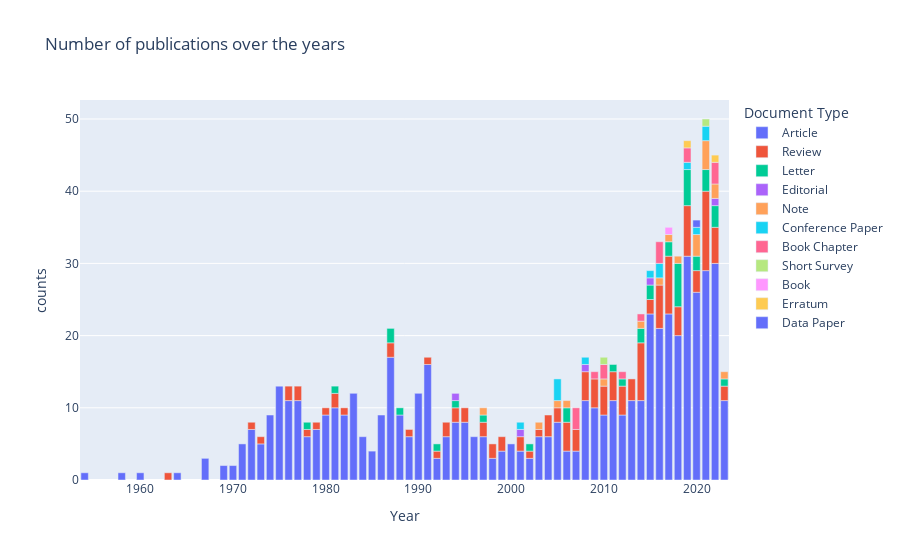

Notebook cell for this chart:
### Code cell
x= year_counts['Year']
y= year_counts['counts']
stack = year_counts['Document Type']
fig = px.bar(data_frame= year_counts, x= 'Year', y='counts', color='Document Type', title='Number of publications over the years')
fig.show()

### Figure 1 — Plotly figure (JSON) as saved in the notebook; plotly's stock layout.template omitted (floating-point values rounded to 4 significant figures)
{"data": [{"alignmentgroup": "True", "hovertemplate": "Document Type=Article<br>Year=%{x}<br>counts=%{y}<extra></extra>", "legendgroup": "Article", "marker": {"color": "#636efa", "pattern": {"shape": ""}}, "name": "Article", "offsetgroup": "Article", "orientation": "v", "showlegend": true, "textposition": "auto", "type": "bar", "x": [1954, 1958, 1960, 1964, 1967, 1969, 1970, 1971, 1972, 1973, 1974, 1975, 1976, 1977, 1978, 1979, 1980, 1981, 1982, 1983, 1984, 1985, 1986, 1987, 1988, 1989, 1990, 1991, 1992, 1993, 1994, 1995, 1996, 1997, 1998, 1999, 2000, 2001, 2002, 2003, 2004, 2005, 2006, 2007, 2008, 2009, 2010, 2011, 2012, 2013, 2014, 2015, 2016, 2017, 2018, 2019, 2020, 2021, 2022, 2023], "xaxis": "x", "y": [1, 1, 1, 1, 3, 2, 2, 5, 7, 5, 9, 13, 11, 11, 6, 7, 9, 10, 9, 12, 6, 4, 9, 17, 9, 6, 12, 16, 3, 6, 8, 8, 6, 6, 3, 4, 5, 4, 3, 6, 6, 8, 4, 4, 11, 10, 9, 11, 9, 11, 11, 23, 21, 23, 20, 31, 26, 29, 30, 11], "yaxis": "y"}, {"alignmentgroup": "True", "hovertemplate": "Document Type=Review<br>Year=%{x}<br>counts=%{y}<extra></extra>", "legendgroup": "Review", "marker": {"color": "#EF553B", "pattern": {"shape": ""}}, "name": "Review", "offsetgroup": "Review", "orientation": "v", "showlegend": true, "textposition": "auto", "type": "bar", "x": [1963, 1972, 1973, 1976, 1977, 1978, 1979, 1980, 1981, 1982, 1987, 1989, 1991, 1992, 1993, 1994, 1995, 1997, 1998, 1999, 2001, 2002, 2003, 2004, 2005, 2006, 2007, 2008, 2009, 2010, 2011, 2012, 2013, 2014, 2015, 2016, 2017, 2018, 2019, 2020, 2021, 2022, 2023], "xaxis": "x", "y": [1, 1, 1, 2, 2, 1, 1, 1, 2, 1, 2, 1, 1, 1, 2, 2, 2, 2, 2, 2, 2, 1, 1, 3, 2, 4, 3, 4, 4, 4, 4, 4, 3, 8, 2, 6, 8, 4, 7, 3, 11, 5, 2], "yaxis": "y"}, {"alignmentgroup": "True", "hovertemplate": "Document Type=Letter<br>Year=%{x}<br>counts=%{y}<extra></extra>", "legendgroup": "Letter", "marker": {"color": "#00cc96", "pattern": {"shape": ""}}, "name": "Letter", "offsetgroup": "Letter", "orientation": "v", "showlegend": true, "textposition": "auto", "type": "bar", "x": [1978, 1981, 1987, 1988, 1992, 1994, 1997, 2002, 2006, 2011, 2012, 2014, 2015, 2017, 2018, 2019, 2020, 2021, 2022, 2023], "xaxis": "x", "y": [1, 1, 2, 1, 1, 1, 1, 1, 2, 1, 1, 2, 2, 2, 6, 5, 2, 3, 3, 1], "yaxis": "y"}, {"alignmentgroup": "True", "hovertemplate": "Document Type=Editorial<br>Year=%{x}<br>counts=%{y}<extra></extra>", "legendgroup": "Editorial", "marker": {"color": "#ab63fa", "pattern": {"shape": ""}}, "name": "Editorial", "offsetgroup": "Editorial", "orientation": "v", "showlegend": true, "textposition": "auto", "type": "bar", "x": [1994, 2001, 2008, 2015, 2022], "xaxis": "x", "y": [1, 1, 1, 1, 1], "yaxis": "y"}, {"alignmentgroup": "True", "hovertemplate": "Document Type=Note<br>Year=%{x}<br>counts=%{y}<extra></extra>", "legendgroup": "Note", "marker": {"color": "#FFA15A", "pattern": {"shape": ""}}, "name": "Note", "offsetgroup": "Note", "orientation": "v", "showlegend": true, "textposition": "auto", "type": "bar", "x": [1997, 2003, 2005, 2006, 2010, 2014, 2016, 2017, 2018, 2020, 2021, 2022, 2023], "xaxis": "x", "y": [1, 1, 1, 1, 1, 1, 1, 1, 1, 3, 4, 2, 1], "yaxis": "y"}, {"alignmentgroup": "True", "hovertemplate": "Document Type=Conference Paper<br>Year=%{x}<br>counts=%{y}<extra></extra>", "legendgroup": "Conference Paper", "marker": {"color": "#19d3f3", "pattern": {"shape": ""}}, "name": "Conference Paper", "offsetgroup": "Conference Paper", "orientation": "v", "showlegend": true, "textposition": "auto", "type": "bar", "x": [2001, 2005, 2008, 2015, 2016, 2019, 2020, 2021], "xaxis": "x", "y": [1, 3, 1, 1, 2, 1, 1, 2], "yaxis": "y"}, {"alignmentgroup": "True", "hovertemplate": "Document Type=Book Chapter<br>Year=%{x}<br>counts=%{y}<extra></extra>", "legendgroup": "Book Chapter", "marker": {"color": "#FF6692", "pattern": {"shape": ""}}, "name": "Book Chapter", "offsetgroup": "Book Chapter", "orientation": "v", "showlegend": true, "textposition": "auto", "type": "bar", "x": [2007, 2009, 2010, 2012, 2014, 2016, 2019, 2022], "xaxis": "x", "y": [3, 1, 2, 1, 1, 3, 2, 3], "yaxis": "y"}, {"alignmentgroup": "True", "hovertemplate": "Document Type=Short Survey<br>Year=%{x}<br>counts=%{y}<extra></extra>", "legendgroup": "Short Survey", "marker": {"color": "#B6E880", "pattern": {"shape": ""}}, "name": "Short Survey", "offsetgroup": "Short Survey", "orientation": "v", "showlegend": true, "textposition": "auto", "type": "bar", "x": [2010, 2021], "xaxis": "x", "y": [1, 1], "yaxis": "y"}, {"alignmentgroup": "True", "hovertemplate": "Document Type=Book<br>Year=%{x}<br>counts=%{y}<extra></extra>", "legendgroup": "Book", "marker": {"color": "#FF97FF", "pattern": {"shape": ""}}, "name": "Book", "offsetgroup": "Book", "orientation": "v", "showlegend": true, "textposition": "auto", "type": "bar", "x": [2017], "xaxis": "x", "y": [1], "yaxis": "y"}, {"alignmentgroup": "True", "hovertemplate": "Document Type=Erratum<br>Year=%{x}<br>counts=%{y}<extra></extra>", "legendgroup": "Erratum", "marker": {"color": "#FECB52", "pattern": {"shape": ""}}, "name": "Erratum", "offsetgroup": "Erratum", "orientation": "v", "showlegend": true, "textposition": "auto", "type": "bar", "x": [2019, 2022], "xaxis": "x", "y": [1, 1], "yaxis": "y"}, {"alignmentgroup": "True", "hovertemplate": "Document Type=Data Paper<br>Year=%{x}<br>counts=%{y}<extra></extra>", "legendgroup": "Data Paper", "marker": {"color": "#636efa", "pattern": {"shape": ""}}, "name": "Data Paper", "offsetgroup": "Data Paper", "orientation": "v", "showlegend": true, "textposition": "auto", "type": "bar", "x": [2020], "xaxis": "x", "y": [1], "yaxis": "y"}], "layout": {"barmode": "relative", "legend": {"title": {"text": "Document Type"}, "tracegroupgap": 0}, "title": {"text": "Number of publications over the years"}, "xaxis": {"anchor": "y", "domain": [0, 1], "title": {"text": "Year"}}, "yaxis": {"anchor": "x", "domain": [0, 1], "title": {"text": "counts"}}}}
